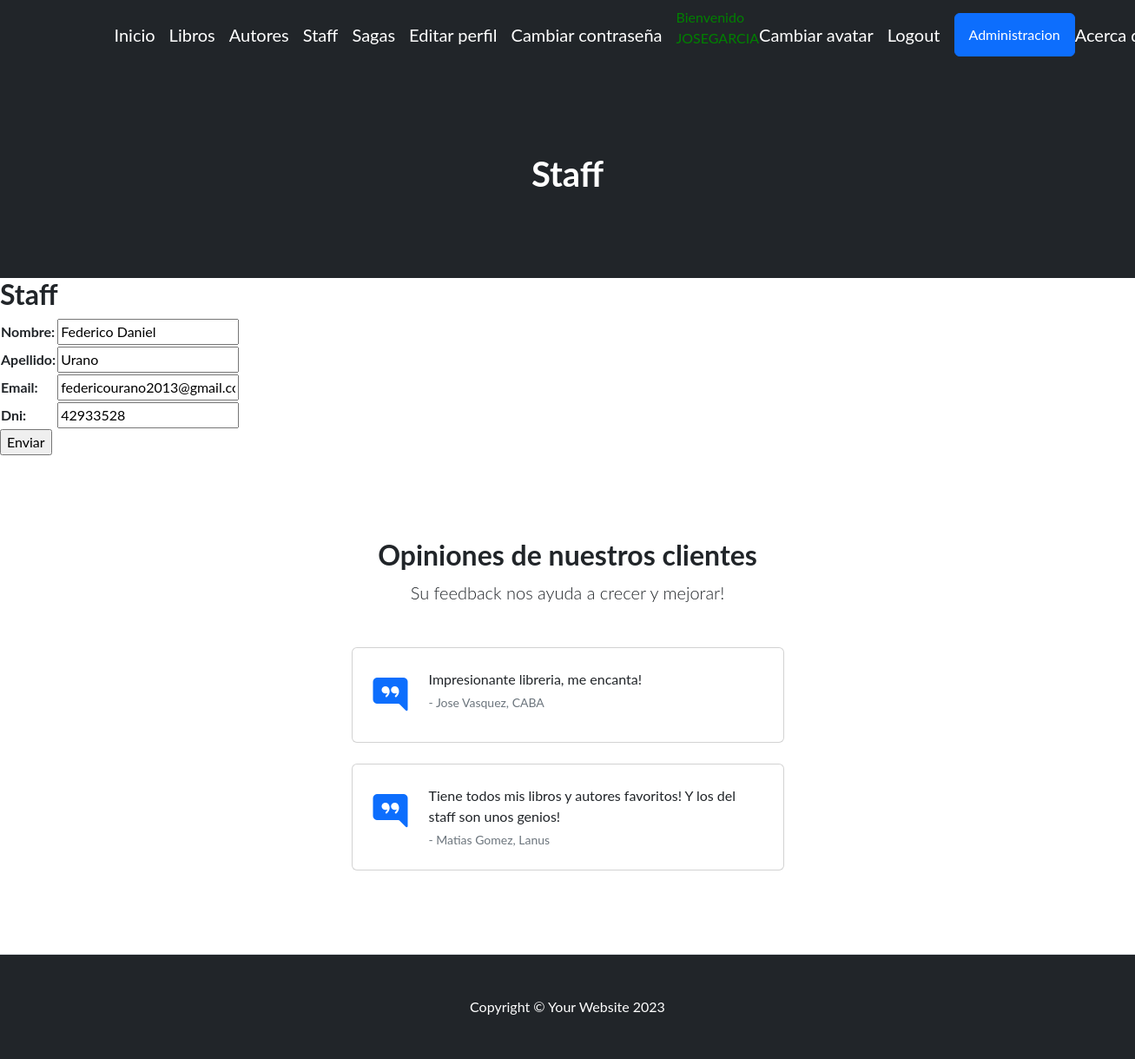
The page /miaplicacion/update_staff/1/ (signed in) on the database as committed earlier.
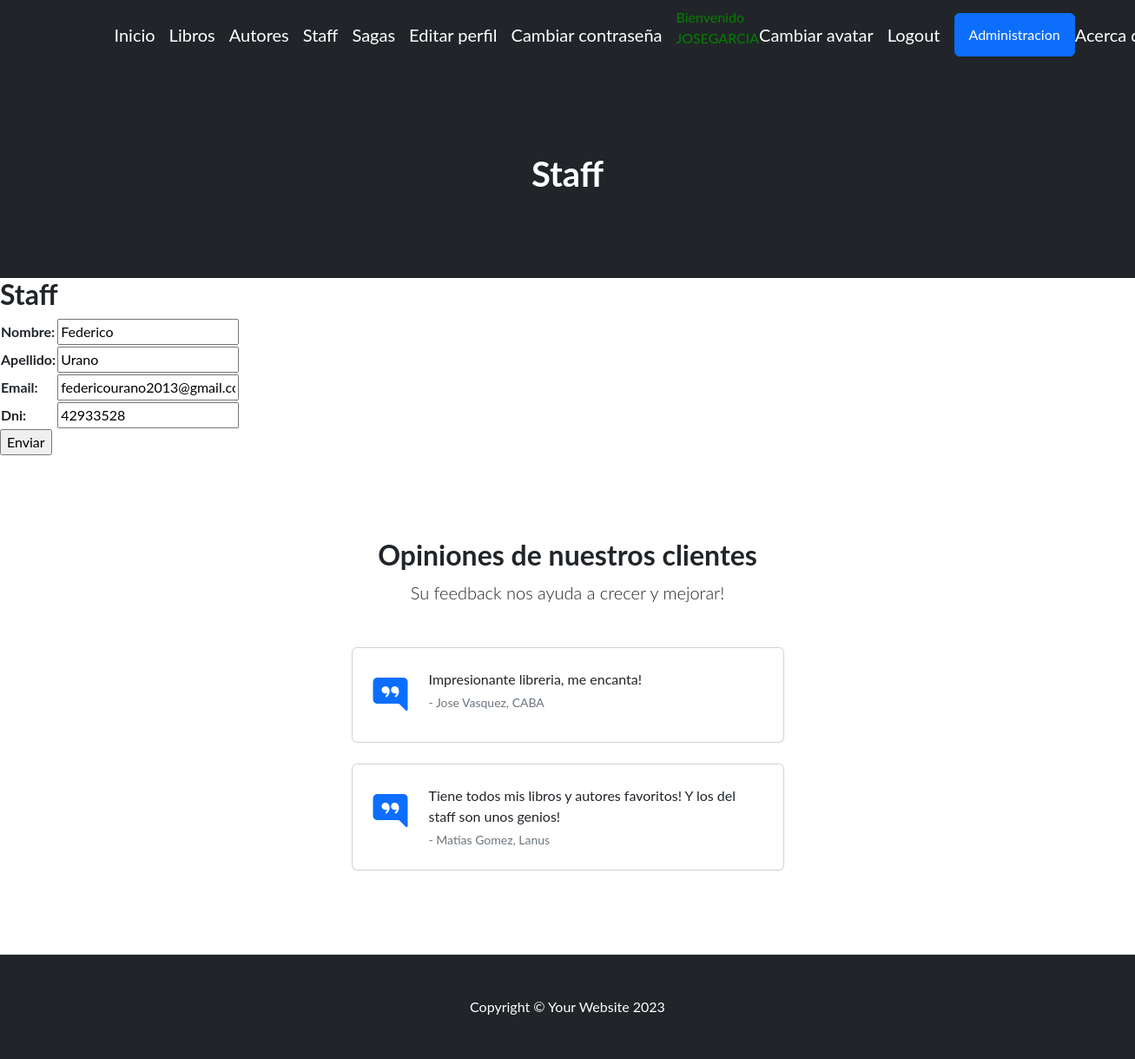
The same page on the database as committed later.
### miaplicacion/models.py (models this page shows, shortened)
class Staff(models.Model):
    nombre = models.CharField(max_length=50)
    apellido = models.CharField(max_length=50)
    email = models.EmailField()
    dni = models.IntegerField()

### miaplicacion/views.py (the view)
# urls.py: path('update_staff/<int:pk>/', staffUpdate.as_view(), name="update_staff"),
class staffUpdate(LoginRequiredMixin, UpdateView):
    model = Staff
    fields = ['nombre', 'apellido', 'email', "dni"]
    success_url = reverse_lazy('Staff')

### miaplicacion/templates/miaplicacion/staff_form.html (shortened to what this page needs)
{% extends 'miaplicacion/base.html' %}
{% load static %}
{% block cabecera %}Staff{% endblock cabecera %}
{% block contenido %}
    <h2>Staff</h2>
    <form action="" method="POST">
        <table>
            {{ form.as_table }}
        </table>
        <input type="submit" value="Enviar">
    </form>
{% endblock contenido %}

Rows that differ between the two databases and show on the page:
changed Staff "Urano": nombre "Federico Daniel" → "Federico"
